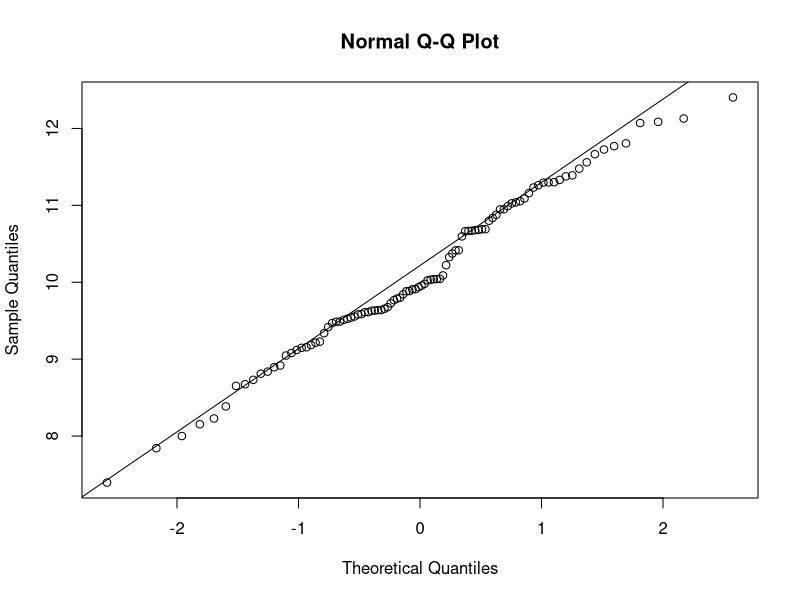
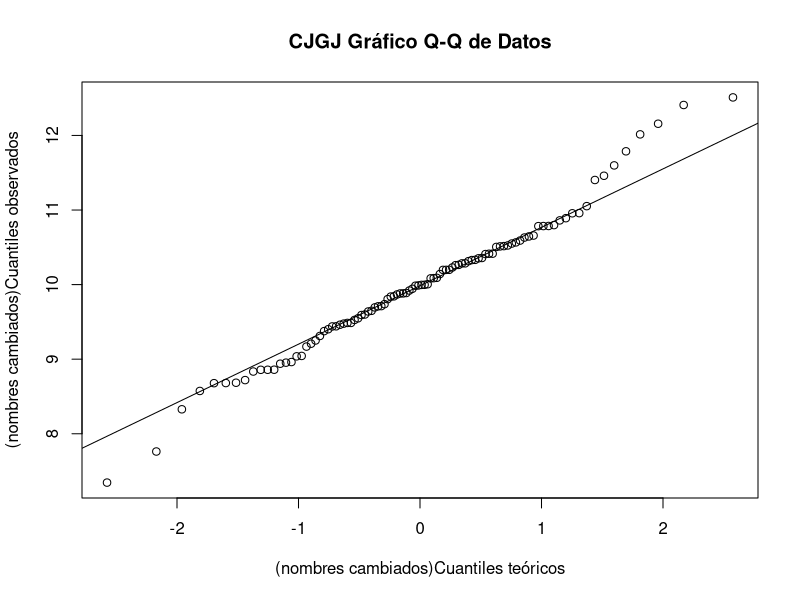
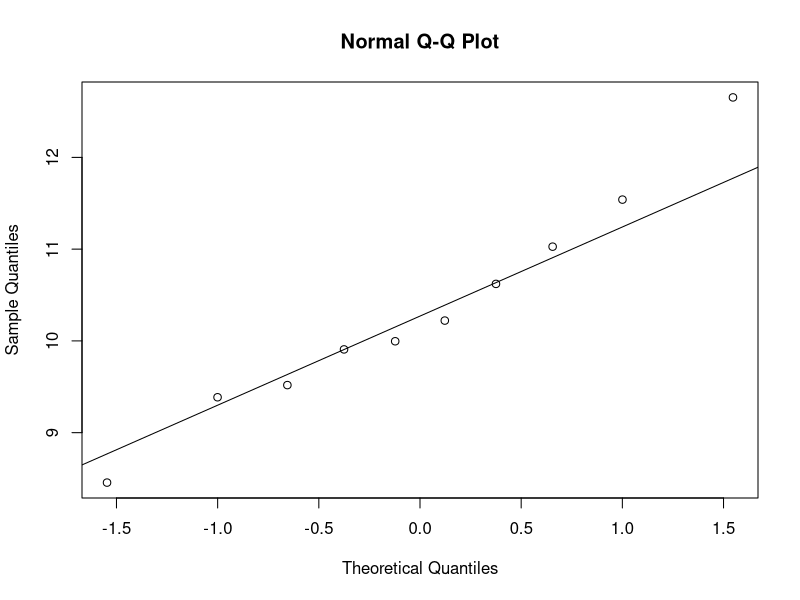
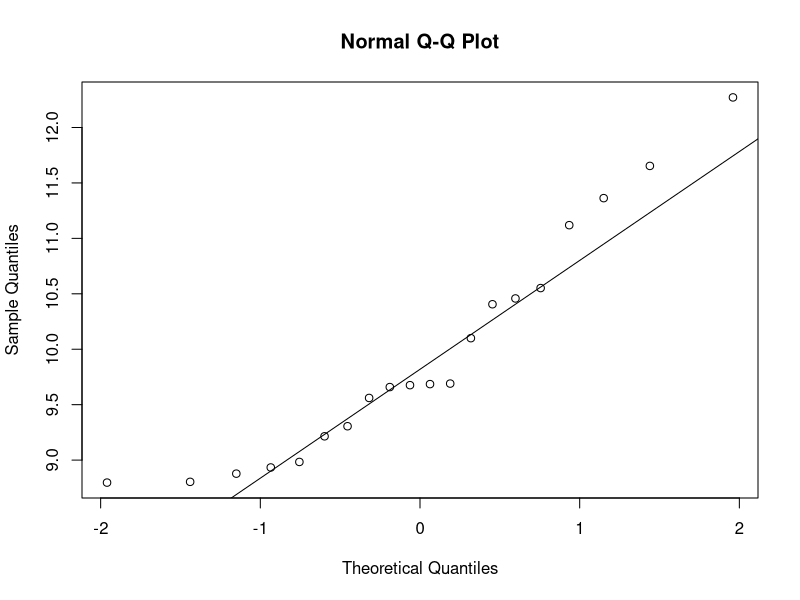
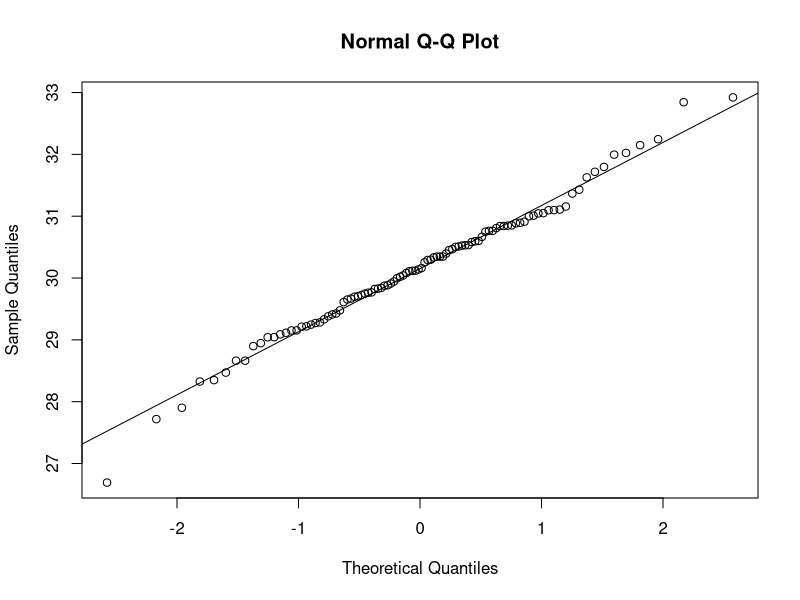
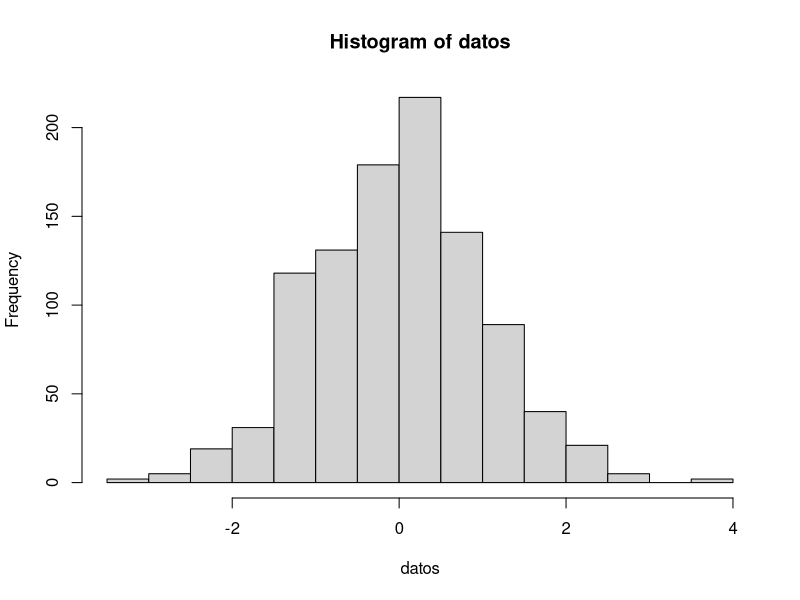
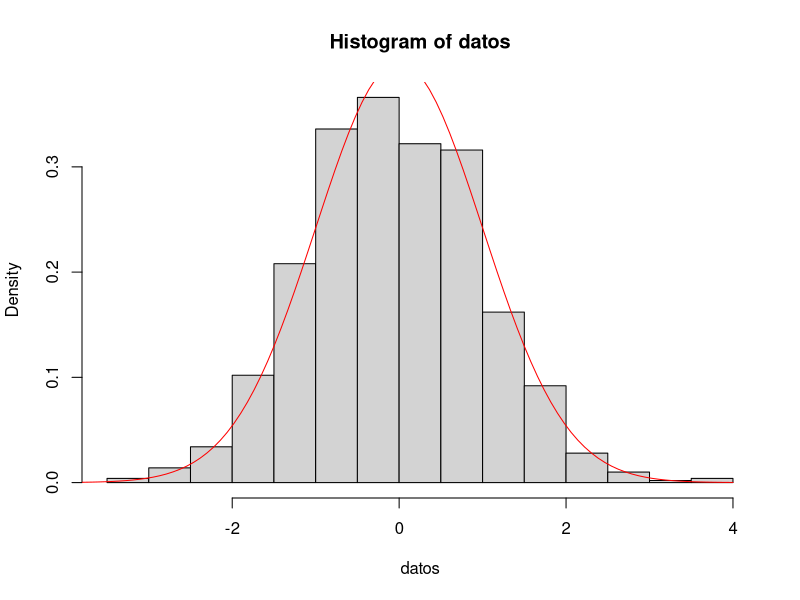
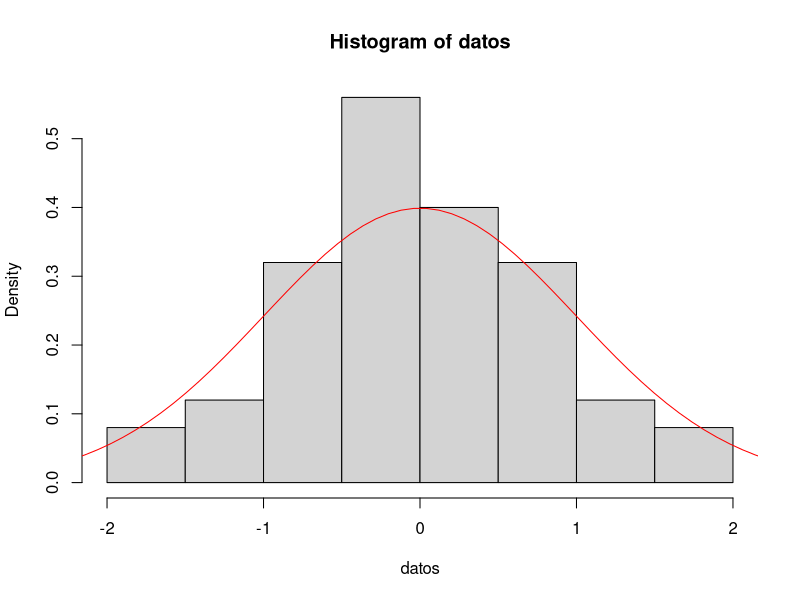

Source code (R) for these figures, in order:
## ---- chunk 1

## ---- chunk 2
#hist()
#qqnorm()
#qqline()
## ---- chunk 3
datos <- rnorm(100, mean = 10)
qqnorm(datos)
qqline(datos)
## ---- chunk 4
datos <- rnorm(100, mean = 10)
qqnorm(datos, xlab="(nombres cambiados)Cuantiles teóricos", ylab="(nombres cambiados)Cuantiles observados", main="CJGJ Gráfico Q-Q de Datos")
qqline(datos)

## ---- chunk 5
datos <- rnorm(10, mean = 10)
qqnorm(datos)
qqline(datos)
## ---- chunk 6
datos <- rnorm(20, mean = 10)
qqnorm(datos)
qqline(datos)
## ---- chunk 7
datos <- rnorm(100, mean = 30)
qqnorm(datos)
qqline(datos)
## ---- chunk 8
datos <- rnorm(1000) #1000 muestras de una densidad normal
hist(datos)

## ---- chunk 9
datos <- rnorm(1000) # muestras normales con media 0 y var 1.
teorica <- dnorm(seq(-4,4, length=100),mean = 0, sd = 1)
hist(datos,freq = FALSE)
lines(seq(-4,4, length=100),teorica, col="red")
## ---- chunk 10
datos <- rnorm(50) # muestras normales con media 0 y var 1.
teorica <- dnorm(seq(-4,4, length=100),mean = 0, sd = 1)
hist(datos,freq = FALSE)
lines(seq(-4,4, length=100),teorica, col="red")
## ---- chunk 11
datos_var_1 <- rnorm(1000, mean = 0, sd = 1)
datos_var_4 <- rnorm(1000, mean = 0, sd = 2)  # Varianza = sd^2

# Crear un histograma para varianza 1
par(mfrow = c(1, 2))  # Configurar la disposición de los gráficos
hist(datos_var_1, freq = FALSE, main = "Varianza = 1")
curve(dnorm(x, mean = 0, sd = 1), add = TRUE, col = "red")

# Crear un histograma para varianza 4
hist(datos_var_4, freq = FALSE, main = "Varianza = 4")
curve(dnorm(x, mean = 0, sd = 2), add = TRUE, col = "red")
## ---- chunk 12
N <- 10 # número de medias (es decir número de muestras)
M <- 100 # número de la longitud de cada serie de datos
medias <- numeric(N) # Vector que guardará las medias

for(i in 1:N)
{
  datos <- rnorm(M)
  medias[i] <- mean(datos)
  
}
hist(medias)
qqnorm(medias)
qqline(medias)
## ---- chunk 13
N <- 100 # número de medias (es decir número de muestras)
M <- 100 # número de la longitud de cada serie de datos
medias <- numeric(N) # Vector que guardará las medias

for(i in 1:N)
{
  datos <- rnorm(M)
  medias[i] <- mean(datos)
  
}
hist(medias)
qqnorm(medias)
qqline(medias)
## ---- chunk 14
N <- 1000 # número de medias (es decir número de muestras)
M <- 100 # número de la longitud de cada serie de datos
medias <- numeric(N) # Vector que guardará las medias

for(i in 1:N)
{
  datos <- rnorm(M)
  medias[i] <- mean(datos)
  
}
hist(medias)
qqnorm(medias)
qqline(medias)
## ---- chunk 15
N <- 10000 # número de medias (es decir número de muestras)
M <- 100 # número de la longitud de cada serie de datos
medias <- numeric(N) # Vector que guardará las medias

for(i in 1:N)
{
  datos <- rnorm(M)
  medias[i] <- mean(datos)
  
}
hist(medias)
qqnorm(medias)
qqline(medias)
## ---- chunk 16
N <- 1000  
M <- 100

medias_exp <- numeric(N)

for (i in 1:N) {
  datos_exp <- rexp(M)
  medias_exp[i] <- mean(datos_exp)
}

par(mfrow = c(1, 2))
hist(medias_exp, main = "Histograma de Medias (Exponencial)", col = "lightgreen", xlab = "Medias")
qqnorm(medias_exp, main = "Gráfico Q-Q de Medias (Exponencial)")
qqline(medias_exp)

